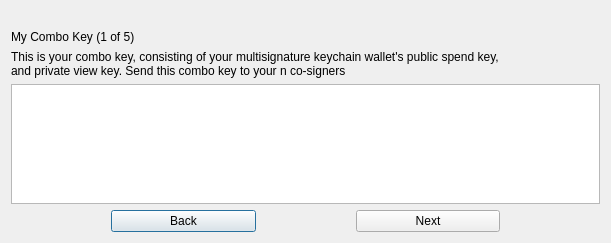
<?xml version="1.0" encoding="UTF-8"?>
<ui version="4.0">
 <class>MultiSigSetupAddSigner</class>
 <widget class="QDialog" name="MultiSigSetupAddSigner">
  <property name="geometry">
   <rect>
    <x>0</x>
    <y>0</y>
    <width>611</width>
    <height>243</height>
   </rect>
  </property>
  <property name="sizePolicy">
   <sizepolicy hsizetype="Expanding" vsizetype="Expanding">
    <horstretch>0</horstretch>
    <verstretch>0</verstretch>
   </sizepolicy>
  </property>
  <property name="windowTitle">
   <string>Multi-signature Wallet Setup</string>
  </property>
  <layout class="QVBoxLayout" name="verticalLayout" stretch="0,0,0,0">
   <property name="topMargin">
    <number>30</number>
   </property>
   <item>
    <layout class="QHBoxLayout" name="horizontalLayout" stretch="0">
     <item>
      <widget class="QLabel" name="label">
       <property name="text">
        <string>My Combo Key (1 of 5)</string>
       </property>
       <property name="alignment">
        <set>Qt::AlignLeading|Qt::AlignLeft|Qt::AlignVCenter</set>
       </property>
      </widget>
     </item>
    </layout>
   </item>
   <item>
    <widget class="QLabel" name="label_2">
     <property name="font">
      <font>
       <pointsize>9</pointsize>
      </font>
     </property>
     <property name="text">
      <string>This is your combo key, consisting of your multisignature keychain wallet's public spend key, 
and private view key. Send this combo key to your n co-signers</string>
     </property>
    </widget>
   </item>
   <item>
    <widget class="QTextEdit" name="textComboKey"/>
   </item>
   <item>
    <layout class="QHBoxLayout" name="horizontalLayout_5">
     <property name="spacing">
      <number>100</number>
     </property>
     <property name="leftMargin">
      <number>100</number>
     </property>
     <property name="rightMargin">
      <number>100</number>
     </property>
     <item>
      <widget class="QPushButton" name="btnBack">
       <property name="text">
        <string>Back</string>
       </property>
       <property name="shortcut">
        <string>Esc</string>
       </property>
      </widget>
     </item>
     <item>
      <widget class="QPushButton" name="btnNext">
       <property name="text">
        <string>Next</string>
       </property>
       <property name="shortcut">
        <string>Return</string>
       </property>
      </widget>
     </item>
    </layout>
   </item>
  </layout>
 </widget>
 <resources/>
 <connections/>
</ui>
